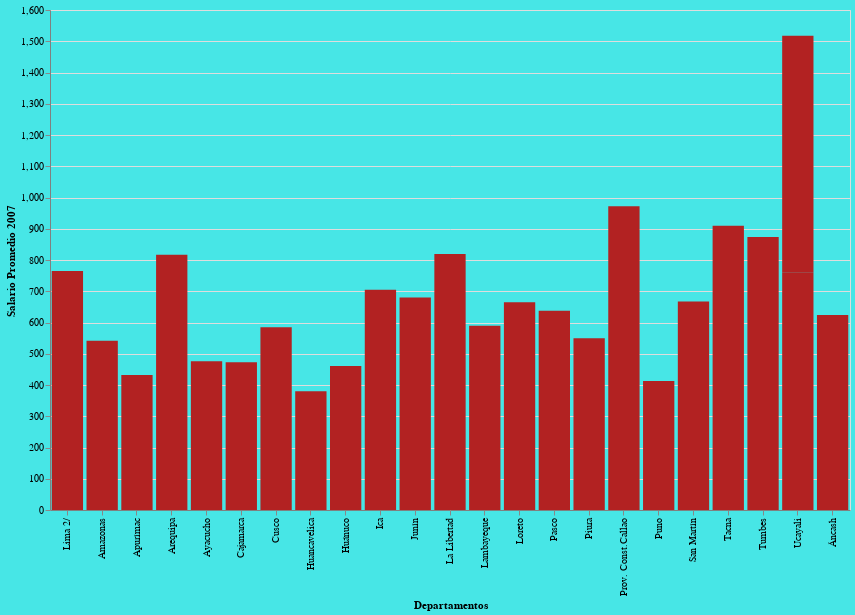

Notebook code cell kept with this figure:
### Markdown cell above
Titulo y color del grafico

### Code cell
alt.Chart(dataset, height = 500, width = 800).mark_bar(color="firebrick").encode(
   alt.Y("A2007:Q", title='Salario Promedio 2007'),
    alt.X("Departamento:N", title='Departamentos')
)

### Figure 1 — Vega-Lite specification as saved in the notebook (floating-point values rounded to 4 significant figures)
{"config": {"title": {"font": "Helvetica", "fontSize": 15, "fontWeight": 300, "offset": 0, "anchor": "left"}, "axis": {"labelFont": "Helvetica", "titleFont": "Helvetica", "domainColor": "gray"}, "header": {"labelFont": "Helvetica", "titleFont": "Helvetica"}, "legend": {"labelFont": "Garamond", "titleFont": "Garamond", "symbolType": "circle", "padding": 1}, "background": "#47e6e6"}, "data": {"name": "data-1fe38e68063105ed31c854b51e048de5"}, "mark": {"type": "bar", "color": "firebrick"}, "encoding": {"x": {"field": "Departamento", "title": "Departamentos", "type": "nominal"}, "y": {"field": "A2007", "title": "Salario Promedio 2007", "type": "quantitative"}}, "height": 500, "width": 800, "$schema": "https://vega.github.io/schema/vega-lite/v4.17.0.json", "datasets": {"data-1fe38e68063105ed31c854b51e048de5": [{"Departamento": "Amazonas", "A2007": " 542", "2008": " 642", "2009": " 719", "2010": " 806", "2011": " 784", "2012": " 859", "2013": " 826", "2014": " 857", "2015": " 939", "2016": " 995", "2017": " 967", "2018": "1 033", "2019": "1 014", "A2020": " 993"}, {"Departamento": "Áncash", "A2007": " 624", "2008": " 734", "2009": " 771", "2010": " 870", "2011": " 941", "2012": " 974", "2013": "1 009", "2014": "1 049", "2015": "1 014", "2016": "1 095", "2017": "1 090", "2018": "1 117", "2019": "1 231", "A2020": "1 057"}, {"Departamento": "Apurímac", "A2007": " 432", "2008": " 490", "2009": " 519", "2010": " 634", "2011": " 598", "2012": " 620", "2013": " 778", "2014": " 842", "2015": " 926", "2016": " 889", "2017": " 901", "2018": " 937", "2019": "1 124", "A2020": "1 004"}, {"Departamento": "Arequipa", "A2007": " 817", "2008": " 986", "2009": "1 051", "2010": "1 120", "2011": "1 258", "2012": "1 300", "2013": "1 377", "2014": "1 429", "2015": "1 457", "2016": "1 512", "2017": "1 545", "2018": "1 645", "2019": "1 703", "A2020": "1 530"}, {"Departamento": "Ayacucho", "A2007": " 476", "2008": " 518", "2009": " 577", "2010": " 645", "2011": " 748", "2012": " 750", "2013": " 752", "2014": " 773", "2015": " 905", "2016": " 880", "2017": " 902", "2018": " 960", "2019": " 971", "A2020": "1 095"}, {"Departamento": "Cajamarca", "A2007": " 473", "2008": " 550", "2009": " 650", "2010": " 724", "2011": " 793", "2012": " 812", "2013": " 835", "2014": " 761", "2015": " 828", "2016": " 806", "2017": " 843", "2018": " 818", "2019": " 954", "A2020": " 850"}, {"Departamento": "Prov. Const.Callao", "A2007": " 972", "2008": "1 097", "2009": "1 238", "2010": "1 219", "2011": "1 189", "2012": "1 330", "2013": "1 353", "2014": "1 494", "2015": "1 529", "2016": "1 561", "2017": "1 598", "2018": "1 526", "2019": "1 580", "A2020": "1 356"}, {"Departamento": "Cusco", "A2007": " 585", "2008": " 651", "2009": " 757", "2010": " 776", "2011": " 888", "2012": " 974", "2013": "1 045", "2014": "1 081", "2015": "1 026", "2016": "1 145", "2017": "1 065", "2018": "1 189", "2019": "1 234", "A2020": " 963"}, {"Departamento": "Huancavelica", "A2007": " 380", "2008": " 426", "2009": " 494", "2010": " 560", "2011": " 614", "2012": " 642", "2013": " 685", "2014": " 622", "2015": " 720", "2016": " 734", "2017": " 709", "2018": " 703", "2019": " 742", "A2020": " 669"}, {"Departamento": "Huánuco", "A2007": " 461", "2008": " 532", "2009": " 573", "2010": " 623", "2011": " 720", "2012": " 848", "2013": " 898", "2014": " 878", "2015": " 924", "2016": " 901", "2017": " 933", "2018": " 974", "2019": "1 007", "A2020": " 892"}, {"Departamento": "Ica", "A2007": " 705", "2008": " 802", "2009": " 895", "2010": " 924", "2011": " 997", "2012": "1 023", "2013": "1 082", "2014": "1 187", "2015": "1 278", "2016": "1 297", "2017": "1 364", "2018": "1 415", "2019": "1 508", "A2020": "1 478"}, {"Departamento": "Junín", "A2007": " 680", "2008": " 794", "2009": " 797", "2010": " 796", "2011": " 913", "2012": " 975", "2013": "1 004", "2014": "1 045", "2015": "1 139", "2016": "1 199", "2017": "1 136", "2018": "1 130", "2019": "1 206", "A2020": "1 083"}, {"Departamento": "La Libertad", "A2007": " 819", "2008": " 763", "2009": " 926", "2010": " 890", "2011": " 895", "2012": "1 001", "2013": "1 040", "2014": "1 092", "2015": "1 129", "2016": "1 204", "2017": "1 256", "2018": "1 268", "2019": "1 307", "A2020": "1 167"}, {"Departamento": "Lambayeque", "A2007": " 590", "2008": " 637", "2009": " 671", "2010": " 708", "2011": " 750", "2012": " 844", "2013": " 835", "2014": " 906", "2015": "1 000", "2016": "1 117", "2017": "1 113", "2018": "1 190", "2019": "1 204", "A2020": "1 160"}, {"Departamento": "Lima", "A2007": "1 137", "2008": "1 236", "2009": "1 297", "2010": "1 286", "2011": "1 392", "2012": "1 517", "2013": "1 543", "2014": "1 640", "2015": "1 753", "2016": "1 870", "2017": "1 852", "2018": "1 857", "2019": "1 886", "A2020": "1 653"}, {"Departamento": "Lima Metropolitana 1/", "A2007": "1 177", "2008": "1 277", "2009": "1 345", "2010": "1 316", "2011": "1 435", "2012": "1 562", "2013": "1 597", "2014": "1 697", "2015": "1 810", "2016": "1 940", "2017": "1 921", "2018": "1 913", "2019": "1 948", "A2020": "1 711"}, {"Departamento": " Lima 2/", "A2007": " 765", "2008": " 839", "2009": " 837", "2010": " 981", "2011": " 966", "2012": "1 084", "2013": "1 017", "2014": "1 073", "2015": "1 185", "2016": "1 182", "2017": "1 175", "2018": "1 299", "2019": "1 262", "A2020": "1 118"}, {"Departamento": "Loreto", "A2007": " 665", "2008": " 727", "2009": " 772", "2010": " 864", "2011": " 888", "2012": " 978", "2013": " 945", "2014": "1 038", "2015": "1 108", "2016": "1 062", "2017": "1 167", "2018": "1 166", "2019": "1 231", "A2020": "1 180"}, {"Departamento": "Madre de Dios", "A2007": "1 091", "2008": "1 252", "2009": "1 412", "2010": "1 495", "2011": "1 833", "2012": "1 867", "2013": "1 936", "2014": "1 861", "2015": "1 655", "2016": "1 633", "2017": "1 669", "2018": "1 639", "2019": "1 665", "A2020": "1 400"}, {"Departamento": "Moquegua", "A2007": "1 124", "2008": "1 328", "2009": "1 353", "2010": "1 541", "2011": "1 564", "2012": "1 780", "2013": "1 826", "2014": "1 824", "2015": "1 791", "2016": "1 818", "2017": "1 690", "2018": "1 769", "2019": "1 801", "A2020": "1 694"}, {"Departamento": "Pasco", "A2007": " 638", "2008": " 748", "2009": " 806", "2010": " 893", "2011": " 897", "2012": " 835", "2013": " 859", "2014": " 866", "2015": " 892", "2016": "1 001", "2017": "1 051", "2018": "1 056", "2019": "1 172", "A2020": " 835"}, {"Departamento": "Piura", "A2007": " 550", "2008": " 620", "2009": " 760", "2010": " 743", "2011": " 857", "2012": " 887", "2013": " 890", "2014": " 902", "2015": " 935", "2016": " 952", "2017": "1 047", "2018": "1 104", "2019": "1 146", "A2020": " 993"}, {"Departamento": "Puno", "A2007": " 413", "2008": " 466", "2009": " 508", "2010": " 588", "2011": " 632", "2012": " 721", "2013": " 806", "2014": " 880", "2015": " 799", "2016": " 857", "2017": " 819", "2018": " 840", "2019": " 876", "A2020": " 810"}, {"Departamento": "San Martín", "A2007": " 667", "2008": " 774", "2009": " 811", "2010": " 882", "2011": " 993", "2012": "1 033", "2013": "1 001", "2014": "1 038", "2015": "1 099", "2016": "1 079", "2017": "1 129", "2018": "1 176", "2019": "1 159", "A2020": " 983"}, {"Departamento": "Tacna", "A2007": " 910", "2008": "1 035", "2009": "1 055", "2010": "1 125", "2011": "1 135", "2012": "1 244", "2013": "1 270", "2014": "1 295", "2015": "1 323", "2016": "1 337", "2017": "1 354", "2018": "1 359", "2019": "1 392", "A2020": "1 260"}, {"Departamento": "Tumbes", "A2007": " 874", "2008": " 783", "2009": " 856", "2010": " 911", "2011": "1 035", "2012": "1 118", "2013": "1 105", "2014": "1 145", "2015": "1 165", "2016": "1 255", "2017": "1 261", "2018": "1 338", "2019": "1 264", "A2020": "1 143"}, {"Departamento": "Ucayali", "A2007": " 759", "2008": " 772", "2009": " 852", "2010": " 825", "2011": " 963", "2012": "1 015", "2013": "1 018", "2014": "1 008", "2015": "1 166", "2016": "1 183", "2017": "1 167", "2018": "1 212", "2019": "1 174", "A2020": "1 203"}, {"Departamento": "Ucayali", "A2007": " 759", "2008": " 772", "2009": " 852", "2010": " 825", "2011": " 963", "2012": "1 015", "2013": "1 018", "2014": "1 008", "2015": "1 166", "2016": "1 183", "2017": "1 167", "2018": "1 212", "2019": "1 174", "A2020": "1 203"}]}}
